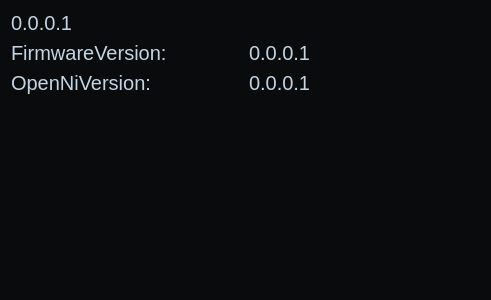
<?xml version="1.0" encoding="UTF-8"?>
<ui version="4.0">
 <class>AboutDialog</class>
 <widget class="QDialog" name="AboutDialog">
  <property name="geometry">
   <rect>
    <x>0</x>
    <y>0</y>
    <width>491</width>
    <height>300</height>
   </rect>
  </property>
  <property name="windowTitle">
   <string>Dialog</string>
  </property>
  <property name="styleSheet">
   <string notr="true">background-color: rgb(9, 11, 13);</string>
  </property>
  <layout class="QVBoxLayout" name="verticalLayout_2">
   <item>
    <layout class="QVBoxLayout" name="verticalLayout">
     <item>
      <layout class="QHBoxLayout" name="horizontalLayout" stretch="1">
       <item>
        <widget class="QLabel" name="label_orbbec_version">
         <property name="font">
          <font>
           <pointsize>15</pointsize>
          </font>
         </property>
         <property name="styleSheet">
          <string notr="true">color: rgb(195, 213, 229);</string>
         </property>
         <property name="text">
          <string>0.0.0.1</string>
         </property>
        </widget>
       </item>
      </layout>
     </item>
     <item>
      <layout class="QHBoxLayout" name="horizontalLayout_3" stretch="1,1">
       <item>
        <widget class="QLabel" name="label_6">
         <property name="font">
          <font>
           <pointsize>15</pointsize>
          </font>
         </property>
         <property name="styleSheet">
          <string notr="true">color: rgb(195, 213, 229);</string>
         </property>
         <property name="text">
          <string>FirmwareVersion:</string>
         </property>
        </widget>
       </item>
       <item>
        <widget class="QLabel" name="label_firmware_version">
         <property name="font">
          <font>
           <pointsize>15</pointsize>
          </font>
         </property>
         <property name="styleSheet">
          <string notr="true">color: rgb(195, 213, 229);</string>
         </property>
         <property name="text">
          <string>0.0.0.1</string>
         </property>
        </widget>
       </item>
      </layout>
     </item>
     <item>
      <layout class="QHBoxLayout" name="horizontalLayout_2" stretch="1,1">
       <item>
        <widget class="QLabel" name="label_3">
         <property name="font">
          <font>
           <pointsize>15</pointsize>
          </font>
         </property>
         <property name="styleSheet">
          <string notr="true">color: rgb(195, 213, 229);</string>
         </property>
         <property name="text">
          <string>OpenNiVersion:</string>
         </property>
        </widget>
       </item>
       <item>
        <widget class="QLabel" name="label_driver_version">
         <property name="font">
          <font>
           <pointsize>15</pointsize>
          </font>
         </property>
         <property name="styleSheet">
          <string notr="true">color: rgb(195, 213, 229);</string>
         </property>
         <property name="text">
          <string>0.0.0.1</string>
         </property>
        </widget>
       </item>
      </layout>
     </item>
     <item>
      <spacer name="verticalSpacer">
       <property name="orientation">
        <enum>Qt::Vertical</enum>
       </property>
       <property name="sizeHint" stdset="0">
        <size>
         <width>20</width>
         <height>40</height>
        </size>
       </property>
      </spacer>
     </item>
    </layout>
   </item>
  </layout>
 </widget>
 <resources/>
 <connections/>
</ui>
